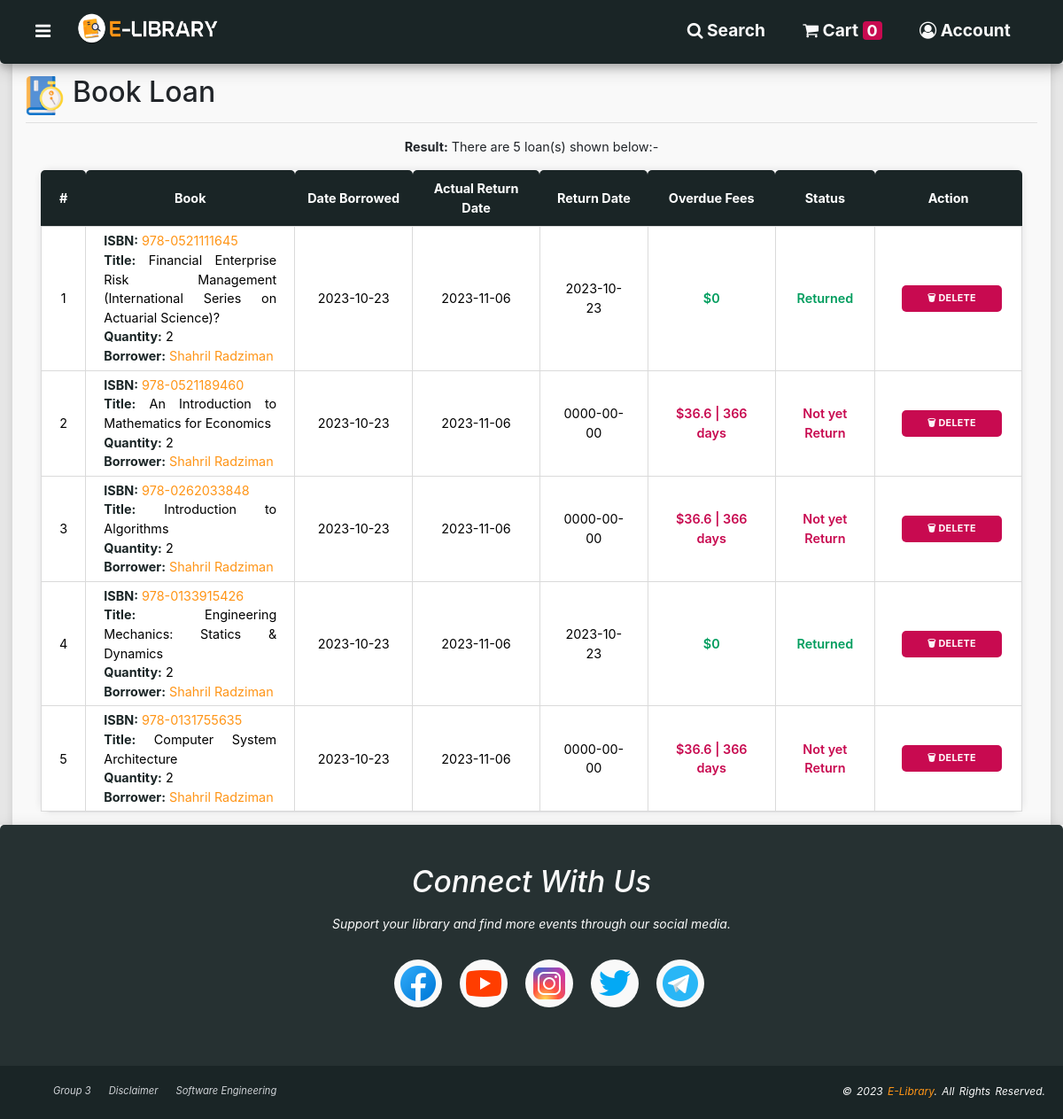
/staff-bookloanlist.php, run on the app's committed database.
### tables this page shows
CREATE TABLE `loan` (
  `loanID` int(100) NOT NULL,
  `ISBN` varchar(100) NOT NULL,
  `Title` varchar(100) NOT NULL,
  `memberID` int(100) NOT NULL,
  `Quantity` int(100) NOT NULL,
  `dateBorrowed` date NOT NULL,
  `actualreturnDate` date NOT NULL,
  `returnDate` date NOT NULL
);

CREATE TABLE `member` (
  `memberID` int(100) NOT NULL,
  `memberName` varchar(50) NOT NULL,
  `memberEmail` varchar(50) NOT NULL,
  `memberPhone` varchar(11) NOT NULL,
  `memberAddress` varchar(100) NOT NULL,
  `memberPassword` varchar(20) NOT NULL,
  `role` varchar(7) NOT NULL,
  `lastLogin` datetime NOT NULL
);

### connection.php (called while the page is built)
<?php
	function dbconn(){
		try {
			$host = "localhost";
			$dbname = "booksforlibrary_db";
			$username = "admin";
			$password = '1234';
			$dsn = "mysql:host=".$host.";dbname=".$dbname."";
			$connection = new PDO($dsn, $username, $password);
			$connection->setAttribute(PDO::ATTR_ERRMODE, PDO::ERRMODE_EXCEPTION);
			return $connection;
		}catch(PDOException $e){
			echo $e->getMessage();
			echo $e->getLine();
			echo $e->getTrace();
		}
	}
?>

### loanDisplay.php (called while the page is built, shortened)
<?Php
    class LoanDisplay{
        public function getAllLoan() {
            $query = 'SELECT * FROM loan ORDER BY dateBorrowed DESC, loanID DESC';
            $loanQuery = dbConn()->prepare($query);
            $loanQuery->execute();
            return $loanQuery->fetchAll(PDO::FETCH_OBJ);
        }
        public function getMemberNameByID($memberID) {
            $query = dbConn()->prepare("SELECT memberName FROM member WHERE memberID = :memberID");
            $query->bindParam(':memberID', $memberID);
            if ($query->execute()) {
                $result = $query->fetch(PDO::FETCH_ASSOC);
                return $result ? $result['memberName'] : false;
            } else {
                return false;
            }
        }
    }
?>

### loan.php (called while the page is built, shortened)
<?php
include 'loanDisplay.php';
class Loan extends LoanDisplay{
    public function calculateOverdueFees($returnDate, $actualReturnDate) {
        $actualReturnDateTimestamp = strtotime($actualReturnDate);
        $returnDateTimestamp = strtotime($returnDate);
        $currentDateTimestamp = strtotime(date('Y-m-d'));
        $secs = $currentDateTimestamp - $actualReturnDateTimestamp;
        $days = $secs / 86400;
        $fees = 0;
        if ($days > 0 && $returnDateTimestamp == strtotime('0000-00-00')) {
            $difference = $currentDateTimestamp - $actualReturnDateTimestamp;
            $differenceRounded = $difference / (60 * 60 * 24);
            $fees = max(0, round($differenceRounded * 0.1, 2));
        } elseif ($returnDateTimestamp == strtotime('0000-00-00')) {
            $fees = 0;
        } else {
            $difference = $returnDateTimestamp - $actualReturnDateTimestamp;
            $differenceRounded = $difference / (60 * 60 * 24);
            $fees = max(0, round($differenceRounded * 0.1, 2));
        }
        return array('days' => $days, 'fees' => $fees);
    }
}
?>

### staff-bookloanlist.php (the view, shortened to what this page needs)
<!DOCTYPE html>
	<html lang="en">
	<head>
		<link rel="stylesheet" href="style.css">
		<link rel="stylesheet" type="text/css" href="vendor/bootstrap/css/bootstrap.min.css">
		<link rel="stylesheet" type="text/css" href="vendor/animate/animate.css">
		<link rel="stylesheet" type="text/css" href="vendor/select2/select2.min.css">
		<link rel="stylesheet" type="text/css" href="vendor/daterangepicker/daterangepicker.css">
		<link rel="stylesheet" type="text/css" href="vendor/slick/slick.css">
		<link rel="stylesheet" type="text/css" href="vendor/lightbox2/css/lightbox.min.css">
		<link rel="stylesheet" type="text/css" href="https://cdnjs.cloudflare.com/ajax/libs/font-awesome/4.7.0/css/font-awesome.min.css">
	</head>
	<body>
		<div id="wrapper">
			<?php
				include 'header_bar.php';
			?>
				<?php
				include 'side.php';
				?>
			<main>
				<div class="main-container">
					<img src='icon/loan.png' class='statbox-title-img'/>
					<h2 class='statbox-title-h2'>Book Loan</h2>
					<hr>
					<?php
							include 'connection.php';
							include 'loan.php';
							$loan = new Loan('', '', '', '');
							$loanlist = $loan->getAllLoan();
							if (!empty($loanlist)) {
									echo "<p class='center-contents'><b>Result:</b> There are " . count($loanlist) . " loan(s) shown below:-</p>";
									echo "<div class='box-container'>";
									echo "<table id='listtable'>";
									echo "<tr>
									<th width='20px'>#</th>
									<th>Book</th>
									<th width='12%'>Date Borrowed</th>
									<th width='13%'>Actual Return Date</th>
									<th width='11%'>Return Date</th>
									<th width='13%'>Overdue Fees</th>
									<th>Status</th>
									<th width='15%'>Action</th>
									</tr>";
									$cloneID = 0;
									foreach ($loanlist as $loanItem) {
											 $cloneID++;
											 $loanID = $loanItem->loanID;
											 $ISBN = $loanItem->ISBN;
											 $Title = $loanItem->Title;
											 $memberID = $loanItem->memberID;
											 $Quantity = $loanItem->Quantity;
											 $dateBorrowed = $loanItem->dateBorrowed;
											 $returnDate = $loanItem->returnDate;
											 $actualreturnDate = $loanItem->actualreturnDate;
											 $memberName = $loan->getMemberNameByID($memberID);
											 $overdueFees = $loan->calculateOverdueFees($returnDate, $actualreturnDate);
											 $fees = $overdueFees['fees'];
											 $days = $fees * 10;
											 echo "
											 <tr>
													 <td>$cloneID</td>
													 <td class='justify-contents'>
															 <b>ISBN:</b> <a href='staff-editcatalogue.php?staffEmail=$staffEmail&ISBN=$ISBN&role=$role'>$ISBN</a><br>
															 <b>Title:</b> $Title<br>
															 <b>Quantity:</b> $Quantity<br>
															 <b>Borrower:</b> <a href='staff-editmember.php?staffEmail=$staffEmail&memberID=$memberID&role=$role'>$memberName</a><br>
													 </td>
													 <td>$dateBorrowed</td>
													 <td>$actualreturnDate</td>
													 <td>$returnDate</td>
													 <td>";
													 if ($fees <= 0) {
															 echo "<i class='good'>$$fees</i>";
													 } else {
															 echo "<i class='bad'>$" . ($days == 1 ? "$fees | $days day" : "$fees | $days days") . "</i>";
													 }
													 echo"</td>
													 <td>";
													 if ($returnDate === '0000-00-00') {
														 	 echo "<i class='bad'>Not yet Return</i>";
													 } else {
															 echo "<i class='good'>Returned</i>";
													 }
													 echo"</td>
													 <td>";
															 echo " <a href='staff-deletebookloan.php?staffEmail=$staffEmail&loanID=$loanID&role=$role'>
																	 <button class='button' id='cancelBtn'>&#128465; Delete</button>
															 </a>";
													 echo"</td>
											 </tr>";
									 }
								 echo "</table>";
								 echo "</div>";
						 }
					?>
					</div>
				</div>
			<footer>
				<?php
					include 'footer_bar.php';
				?>
	    </footer>
	</body>
</html>

### style.css (style rules this page uses)
body { min-height: 100vh; padding: 0; }
main { margin: 0; padding-top: 0; padding-bottom: 0; padding-left: 1em; padding-right: 1em; font-size: 90%; background-color: #E6E6E6; }
.main-container { text-align: center; background-color: #F9F9F9; box-shadow: rgba(99, 99, 99, 0.2) 0px 2px 8px 0px; padding: 1em; }
.main-container a { color: #FF9517; }
.main-container b, p { text-align: justify; }
.statbox-title-h2 { text-align: left; }
.statbox-title-img { display: block; float: left; width: 3em; height: 3em; margin-right: 10px; }
img { border:0; }
footer { bottom: 0; left: 0; right: 0; height: auto; width: 100%; padding-top: 40px; text-align: left; font-size:0.70em; font-style: italic; color: #F9F9F9; border-radius: 5px 5px 0 0; background-color: #263132; box-shadow: 0 4px 8px 0 rgba(0, 0, 0, 0.2), 0 6px 20px 0 rgba(0, 0, 0, 0.19); }
header, nav, main, footer, .reminderBox { display: block; }
table { border-collapse: collapse; border-radius:10px; box-shadow: rgba(17, 17, 26, 0.05) 0px 1px 0px, rgba(17, 17, 26, 0.1) 0px 0px 8px; }
tr,td, th { padding:10px; }
.justify-contents { text-align: justify; text-justify: inter-word; }
.center-contents { text-align: center; }
#listtable { width:97%; margin-left: auto; margin-right: auto; }
#listtable td { color:black; background-color:white; padding:5px 20px; border: 1px solid #DADADA; }
@media screen and (max-width:1920px) { #listtable .button { width:70%; } }
@media screen and (max-width:1366px) { #listtable .button { width:90%; } }
#listtable b, #formtable b { color:#1A2526; }
#listtable th { color:white; background-color: #1A2526; text-align:center; border-radius: 5px 5px 0 0; }
#resetBtn, #cancelBtn, #backBtn, #deleteBtn { background-color: #C80A50; }
.box-container { display: flex; flex-wrap: wrap; }
.good { font-style: normal; text-align: center; color: #019D5E; font-weight: 600; }
.bad { font-style: normal; text-align: center; color: #C80A50; font-weight: 600; }
.button { background: none repeat scroll 0% 0%; background-color: #25262A; color: white; display: inline-block; padding: 8px 22px; font-size: 0.75em; letter-spacing: 0.25px; line-height: 1.3em;border-radius: 5px; text-decoration: none;border:none;text-transform: uppercase; font-weight: bold;width: auto;overflow: visible; margin: 10px; }

### data on the page
loan: ISBN "978-0521111645", Title "Financial Enterprise Risk Management (International Series on Actuarial Science)?", Quantity "2", memberID.memberName "Shahril Radziman", dateBorrowed "2023-10-23", actualreturnDate "2023-11-06", returnDate "2023-10-23", fees "0", shows "Returned"
loan: ISBN "978-0521189460", Title "An Introduction to Mathematics for Economics", Quantity "2", memberID.memberName "Shahril Radziman", dateBorrowed "2023-10-23", actualreturnDate "2023-11-06", returnDate "0000-00-00", fees "36.6", days "366", shows "Not yet Return"
loan: ISBN "978-0262033848", Title "Introduction to Algorithms", Quantity "2", memberID.memberName "Shahril Radziman", dateBorrowed "2023-10-23", actualreturnDate "2023-11-06", returnDate "0000-00-00", fees "36.6", days "366", shows "Not yet Return"
loan: ISBN "978-0133915426", Title "Engineering Mechanics: Statics & Dynamics", Quantity "2", memberID.memberName "Shahril Radziman", dateBorrowed "2023-10-23", actualreturnDate "2023-11-06", returnDate "2023-10-23", fees "0", shows "Returned"
loan: ISBN "978-0131755635", Title "Computer System Architecture", Quantity "2", memberID.memberName "Shahril Radziman", dateBorrowed "2023-10-23", actualreturnDate "2023-11-06", returnDate "0000-00-00", fees "36.6", days "366", shows "Not yet Return"

### other printed values
count($loanlist) "5"
